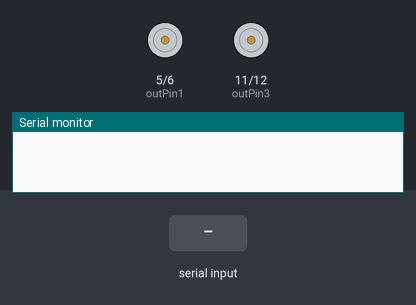
The sketch below on a simulated Arduino Uno, built with avr-gcc and run on an emulated ATmega328P. On the bench: motor-driver pin pairs drawn as motors (green arrow = first pin HIGH = forward, orange = second pin HIGH = backward, longer = more drive), the last lines printed to the serial monitor. The test bench sets the inputs (shaded band).

Above: at 1.2 s.
1.3 s: "1" received over Serial
At 1.7 s:
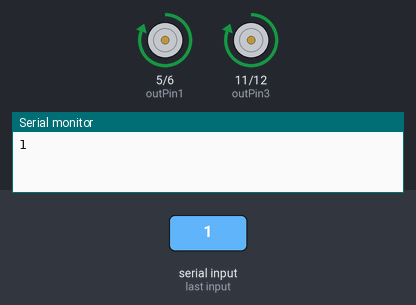
2.8 s: "2" received over Serial
At 4.0 s:
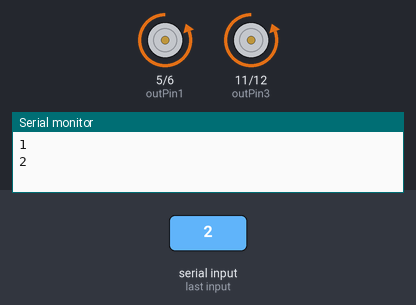
4.3 s: "4" received over Serial
At 5.2 s:
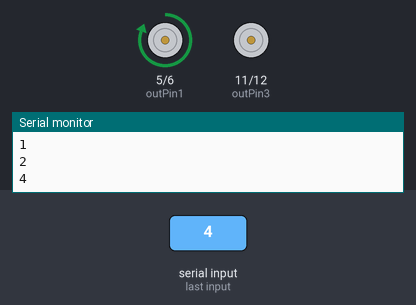
5.8 s: "3" received over Serial
At 6.3 s:
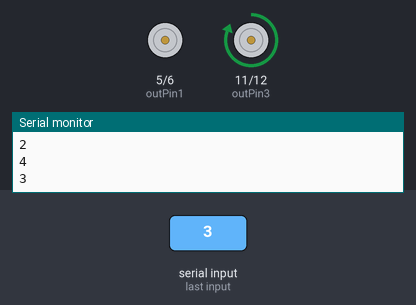
7.3 s: "5" received over Serial
At 8.7 s:
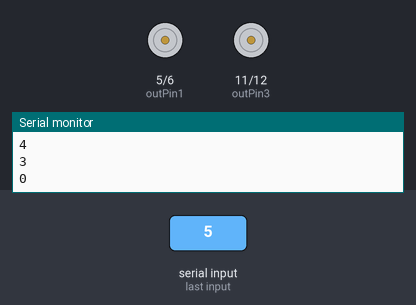
Timing chart, 0 to 9.8 s (numbered marks = the images above; inputs shaded):
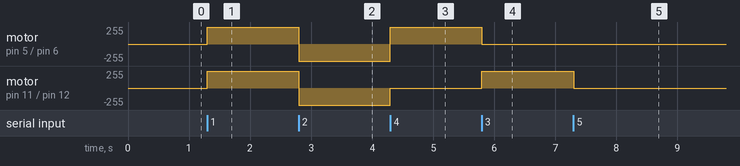

Measured:
- after the input at 1.3 s, motor on pin 5 (outPin1) / pin 6 (outPin2), motor on pin 11 (outPin3) / pin 12 (outPin4): stopped → forward 255/255 at once
- after the input at 2.8 s, motor on pin 5 (outPin1) / pin 6 (outPin2), motor on pin 11 (outPin3) / pin 12 (outPin4): forward 255/255 → backward 255/255 at once
- after the input at 4.3 s, motor on pin 5 (outPin1) / pin 6 (outPin2): backward 255/255 → forward 255/255 at once; motor on pin 11 (outPin3) / pin 12 (outPin4): backward 255/255 → stopped at once
- after the input at 5.8 s, motor on pin 5 (outPin1) / pin 6 (outPin2): forward 255/255 → stopped at once; motor on pin 11 (outPin3) / pin 12 (outPin4): stopped → forward 255/255 at once
- after the input at 7.3 s, motor on pin 11 (outPin3) / pin 12 (outPin4): forward 255/255 → stopped at once

The sketch:

RC.ino
```cpp
#include <Servo.h>
int outPin1 = 5;     //motor1
int outPin2 = 6;    //motor1
int outPin3 = 11;   //motor2
int outPin4 = 12;   //motor2
char bt = 0;
void setup()
{
Serial.begin(9600);
pinMode(outPin1,OUTPUT);
pinMode(outPin2,OUTPUT);
pinMode(outPin3,OUTPUT);
pinMode(outPin4,OUTPUT);

}
void loop()
{
if (Serial.available() > 0)
{
 bt = Serial.read();

 if(bt == '1')        //move forwards
 {
   digitalWrite(outPin1,HIGH);
   digitalWrite(outPin2,LOW);
   digitalWrite(outPin3,HIGH);
   digitalWrite(outPin4,LOW);
 Serial.println("1");
 }
 else if (bt == '2')       //move backwards
 {
   digitalWrite(outPin1,LOW);
   digitalWrite(outPin2,HIGH);
   digitalWrite(outPin3,LOW);
   digitalWrite(outPin4,HIGH);
 Serial.println("2");
 }
 else if (bt == '5')     //stop!!
 {
   digitalWrite(outPin1,LOW);
   digitalWrite(outPin2,LOW);
   digitalWrite(outPin3,LOW);
   digitalWrite(outPin4,LOW);

Serial.println("0");
}
 else if (bt == '4')    //right
 {
   digitalWrite(outPin1,HIGH);
   digitalWrite(outPin2,LOW);
   digitalWrite(outPin3,LOW);
   digitalWrite(outPin4,LOW);
 Serial.println("4");
 }
 else if (bt == '3')     //left
 {
   digitalWrite(outPin1,LOW);
   digitalWrite(outPin2,LOW);
   digitalWrite(outPin3,HIGH);
   digitalWrite(outPin4,LOW);
 Serial.println("3");
 }

}
}
```
